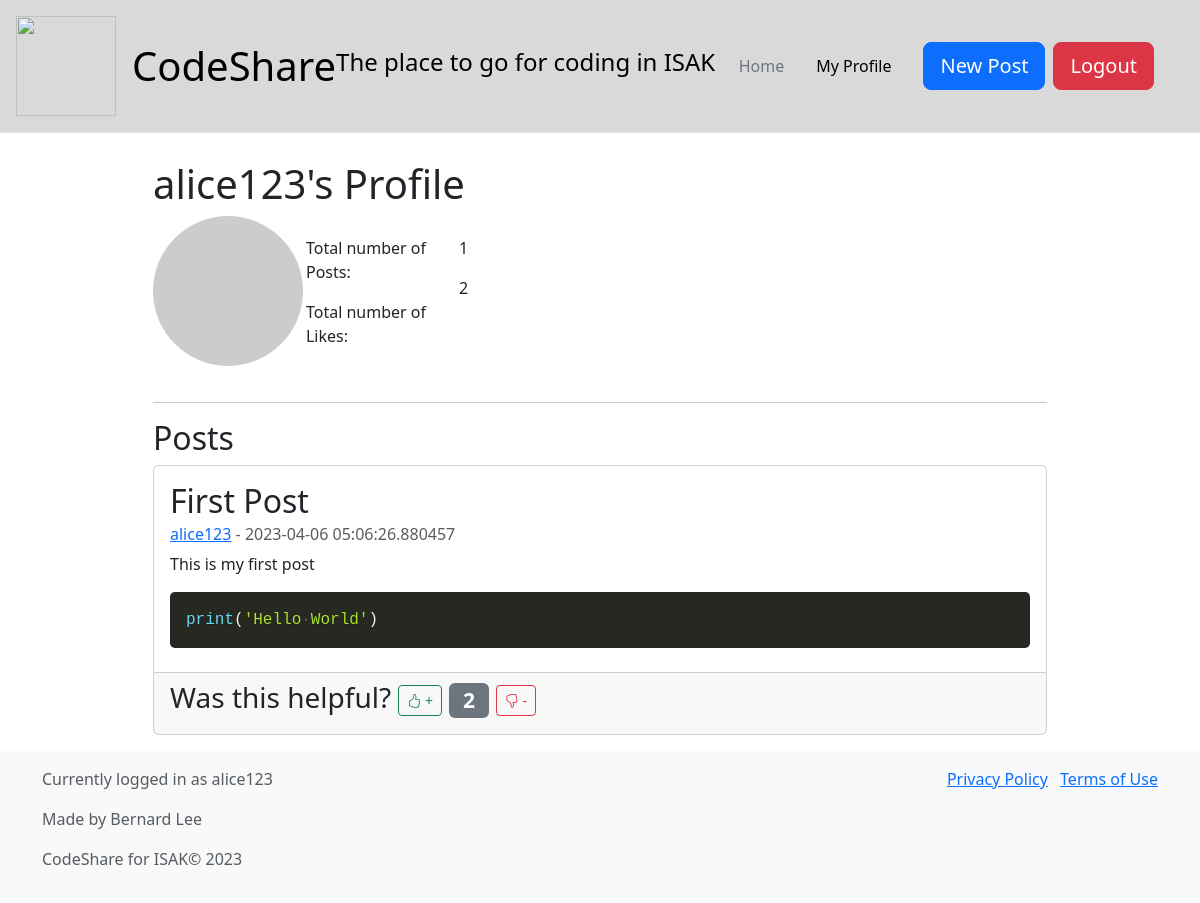
/profile/alice123 (signed in), run on an earlier commit of the app's database.
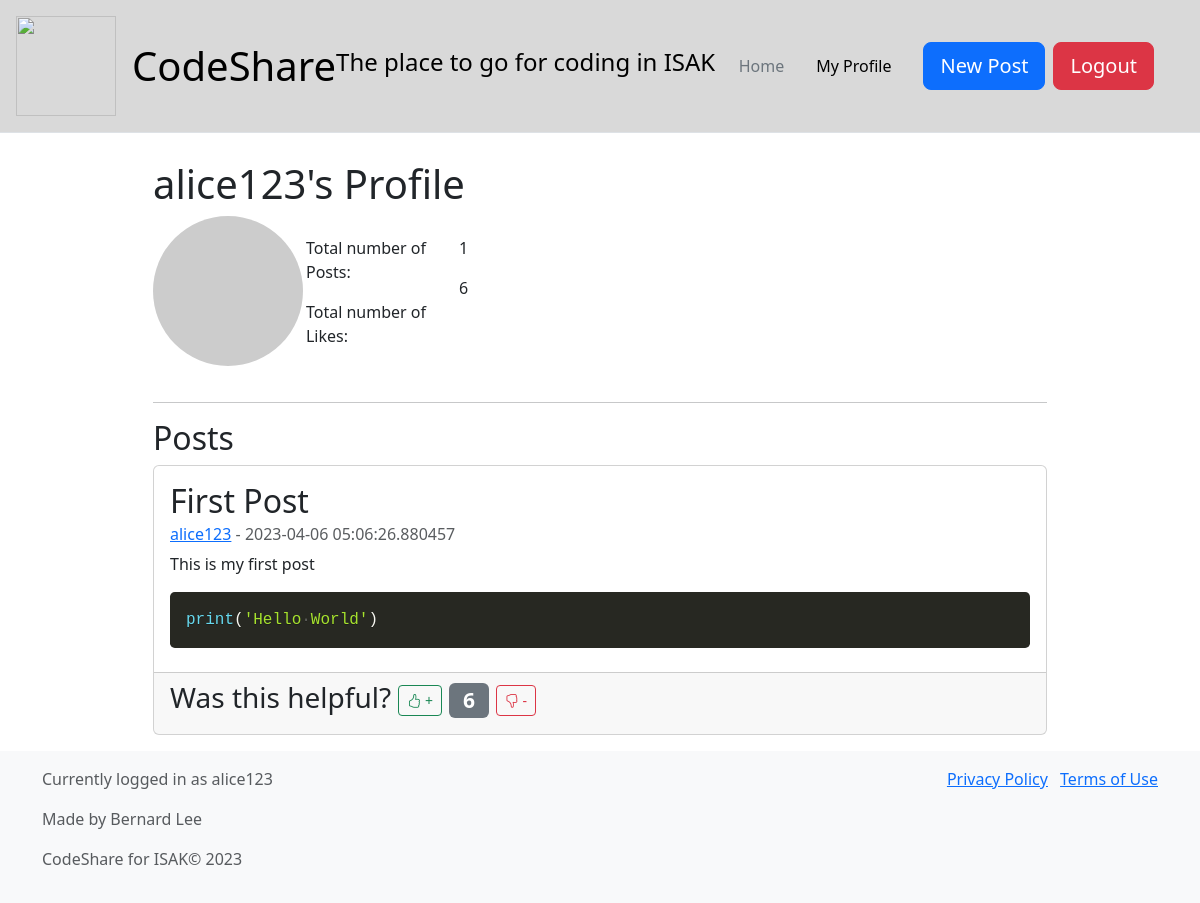
And on a later commit of the database.
### db_models.py (models this page shows)
class Base(DeclarativeBase):
    pass

class Post(Base):
    __tablename__ = "posts"
    id: Mapped[int] = mapped_column(primary_key=True)
    title: Mapped[str] = mapped_column(String(100))
    datetime_posted: Mapped[datetime.datetime] = mapped_column(DateTime, default=datetime.datetime.utcnow)
    content: Mapped[str] = mapped_column(String(2000))
    code: Mapped[str] = mapped_column(String(2000))
    code_language: Mapped[str] = mapped_column(String(20))
    like_count: Mapped[int] = mapped_column(Integer, default=0)
    user_id: Mapped[int] = mapped_column(ForeignKey("users.id", ondelete="CASCADE"))
    user: Mapped[Users] = relationship("Users", back_populates="posts")

### app.py (the view)
@app.route("/profile/<username>")
def profile(username):
    try:
        token = session['token']
        if check_token(token):
            posts = db.get_own_posts(username)
            user = db.get_user(username)
            stats = db.get_user_stats(username)
            return render_template('profile.html', username=username, posts=posts, user=user,stats=stats)
        else:
            return redirect(url_for('login'))
    except KeyError:
        return redirect(url_for('login'))

### db_manager.py (called while the page is built)
    def get_own_posts(self, username):
        user = self.session.query(Users).filter_by(username=username).first()
        print(f"selecting posts from user {user.username} with id {user.id}")
        posts = self.session.query(Post).filter_by(user_id=user.id).all()
        for post in posts:
            post.username = user.username
        posts.reverse()
        return posts

    def get_user(self, username):
        user = self.session.query(Users).filter_by(username=username).first()
        return user

    def get_user_stats(self, username):
        user = self.session.query(Users).filter_by(username=username).first()
        posts = self.session.query(Post).filter_by(user_id=user.id).all()
        return len(posts), sum(post.like_count for post in posts)

### token_management.py (called while the page is built)
def check_token(token): #check if token is valid and not expired
    try:
        decoded_token = jwt.decode(token, token_encryption_key, algorithms=['HS256'])
        current_time = datetime.utcnow().timestamp()
        if decoded_token['datetime'] < current_time:
            return False
        else:
            return True
    except Exception:
        return False

### templates/profile.html (shortened to what this page needs)
{% extends "base_template.html" %}
{% block content %}
    <div class="row justify-content-center" style="margin-top: 160px;">
        <div class="col-md-9">
            <h1>{{ username }}'s Profile</h1>
            <div class="row">
                <div class="col-md-2">
                    <img class="avatar float-right rounded-circle" src="https://picsum.photos/200" alt="Avatar Placeholder">
                </div>
                <div class="col-md-4" style="padding-top: 20px">
                    <div class="row">
                        <div class="col-md-6">
                            <p>Total number of Posts:</p>
                            <p>Total number of Likes:</p>
                        </div>
                        <div class="col-md-6">
                            <p>{{ stats[0] }}</p>
                            <p>{{ stats[1] }}</p>
                        </div>
                    </div>
                </div>
                <div class="col-md-3">
                </div>
            </div>
            <hr>
            <h2>Posts</h2>
            {% if posts %}
                {% for post in user.posts %}
                    <div class="card mb-3">
                        <div class="card-body">
                            <h2 class="card-title">{{ post.title }}</h2>
                            <h6 class="card-subtitle mb-2 text-muted"><a href="/profile/{{ post.username }}">{{ post.username }}</a> - {{ post.datetime_posted }}</h6>
                            <p class="card-text">{{ post.content }}</p>
                            <pre><code class="language-{{ post.code_language }}">{{ post.code }}</code></pre>
                        </div>
                        <div class="card-footer">
                            <h3> Was this helpful?
                                <a href="/add_like/{{ post.id }}"><button type="button" class="btn btn-outline-success btn-sm w-auto">
                                    <i class="bi bi-hand-thumbs-up"></i> +
                                </button></a>
                                <span class="badge bg-secondary">{{ post.like_count }}</span>
                                <a href="/add_dislike/{{ post.id }}"><button type="button" class="btn btn-outline-danger btn-sm w-auto">
                                    <i class="bi bi-hand-thumbs-down"></i> -
                                </button></a>
                            </h3>
                        </div>
                    </div>
                {% endfor %}
            {% else %}
                <h3>You have not posted anything yet.</h3>
            {% endif %}
        </div>
    </div>
{% endblock %}

What changed in the data, as far as the page shows it:
changed Post "First Post": like_count "2" → "6"
Also different on the page:
{{ stats[1] }}: "2" → "6"
